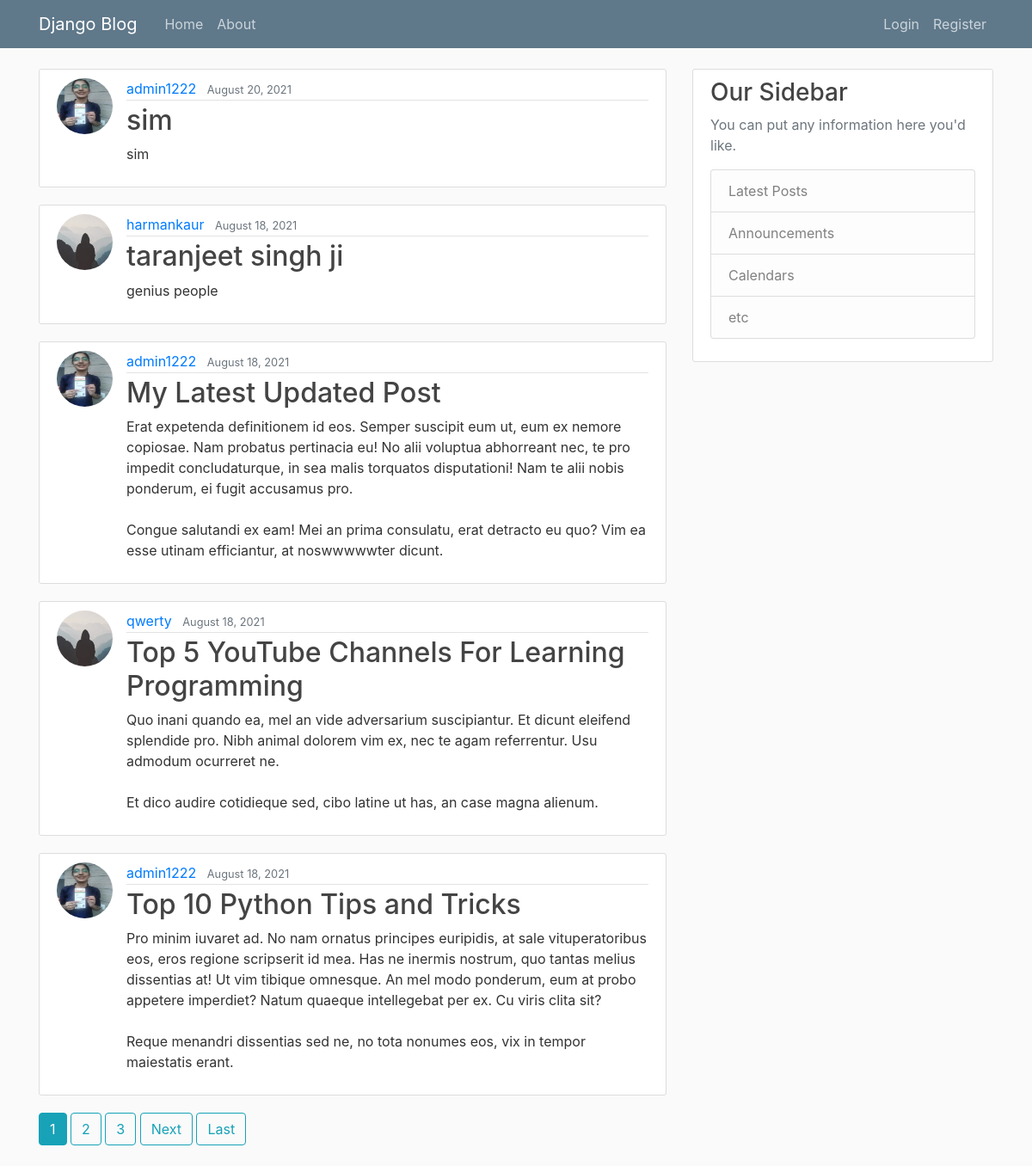
The page / on the database its author committed.
### blog/models.py (models this page shows, shortened)
class Post(models.Model):
    title = models.CharField(max_length=100)
    content = models.TextField()
    date_posted = models.DateTimeField(default=timezone.now)
    author = models.ForeignKey(User, on_delete=models.CASCADE)

### users/models.py (models this page shows, shortened)
class Profile(models.Model):
    user = models.OneToOneField(User, on_delete=models.CASCADE)
    image = models.ImageField(default='default.jpg', upload_to='profile_pics')

### blog/views.py (the view)
# urls.py: path('', PostListView.as_view(), name='blog-home'),
class PostListView(ListView):
    model = Post
    template_name = 'blog/home.html'  # <app>/<model>_<viewtype>.html
    context_object_name = 'posts'
    ordering = ['-date_posted']
    paginate_by = 5

### blog/templates/blog/home.html (shortened to what this page needs)
{% extends "blog/base.html" %}
{% block content %}
    {% for post in posts %}
        <article class="media content-section">
          <img class="rounded-circle article-img" src="{{ post.author.profile.image.url }}">
          <div class="media-body">
            <div class="article-metadata">
              <a class="mr-2" href="{% url 'user-posts' post.author.username %}">{{ post.author }}</a>
              <small class="text-muted">{{ post.date_posted|date:"F d, Y" }}</small>
            </div>
            <h2><a class="article-title" href="{% url 'post-detail' post.id %}">{{ post.title }}</a></h2>
            <p class="article-content">{{ post.content }}</p>
          </div>
        </article>
    {% endfor %}
    {% if is_paginated %}
      {% for num in page_obj.paginator.page_range %}
        {% if page_obj.number == num %}
          <a class="btn btn-info mb-4" href="?page={{ num }}">{{ num }}</a>
        {% elif num > page_obj.number|add:'-3' and num < page_obj.number|add:'3' %}
          <a class="btn btn-outline-info mb-4" href="?page={{ num }}">{{ num }}</a>
        {% endif %}
      {% endfor %}
      {% if page_obj.has_next %}
        <a class="btn btn-outline-info mb-4" href="?page={{ page_obj.next_page_number }}">Next</a>
        <a class="btn btn-outline-info mb-4" href="?page={{ page_obj.paginator.num_pages }}">Last</a>
      {% endif %}
    {% endif %}
{% endblock content %}

### blog/templates/blog/base.html (shortened to what this page needs)
{% load static %}
<!DOCTYPE html>
<html>
<head>
<link rel="stylesheet" href="https://maxcdn.bootstrapcdn.com/bootstrap/4.0.0/css/bootstrap.min.css">
<link rel="stylesheet" type="text/css" href="{% static 'blog/main.css' %}">
</head>
<body>
<header class="site-header">
  <nav class="navbar navbar-expand-md navbar-dark bg-steel fixed-top">
    <div class="container">
      <a class="navbar-brand mr-4" href="{% url 'blog-home' %}">Django Blog</a>
      <div class="collapse navbar-collapse" id="navbarToggle">
        <div class="navbar-nav mr-auto">
          <a class="nav-item nav-link" href="{% url 'blog-home' %}">Home</a>
          <a class="nav-item nav-link" href="{% url 'blog-about' %}">About</a>
        </div>
        <div class="navbar-nav">
          {% if user.is_authenticated %}
            <a class="nav-item nav-link" href="{% url 'post-create' %}">New Post</a>
            <a class="nav-item nav-link" href="{% url 'profile' %}">Profile</a>
            <a class="nav-item nav-link" href="{% url 'logout' %}">Logout</a>
          {% else %}
            <a class="nav-item nav-link" href="{% url 'login' %}">Login</a>
            <a class="nav-item nav-link" href="{% url 'register' %}">Register</a>
          {% endif %}
        </div>
      </div>
    </div>
  </nav>
</header>
<main role="main" class="container">
  <div class="row">
    <div class="col-md-8">
      {% block content %}{% endblock %}
    </div>
    <div class="col-md-4">
      <div class="content-section">
        <h3>Our Sidebar</h3>
        <p class='text-muted'>You can put any information here you'd like.
          <ul class="list-group">
            <li class="list-group-item list-group-item-light">Latest Posts</li>
            <li class="list-group-item list-group-item-light">Announcements</li>
            <li class="list-group-item list-group-item-light">Calendars</li>
            <li class="list-group-item list-group-item-light">etc</li>
          </ul>
        </p>
      </div>
    </div>
  </div>
</main>
</body>
</html>

### blog/static/blog/main.css (style rules this page uses)
body { background: #fafafa; color: #333333; margin-top: 5rem; }
h1, h2, h3, h4, h5, h6 { color: #444444; }
ul { margin: 0; }
.bg-steel { background-color: #5f788a; }
.site-header .navbar-nav .nav-link { color: #cbd5db; }
.content-section { background: #ffffff; padding: 10px 20px; border: 1px solid #dddddd; border-radius: 3px; margin-bottom: 20px; }
.article-title { color: #444444; }
.article-content { white-space: pre-line; }
.article-img { height: 65px; width: 65px; margin-right: 16px; }
.article-metadata { padding-bottom: 1px; margin-bottom: 4px; border-bottom: 1px solid #e3e3e3 }

### rows shown on the page
Post: author.profile.image (picture), author "admin1222", date_posted "August 20, 2021", title "sim", content "sim"
Post: author.profile.image (placeholder picture), author "harmankaur", date_posted "August 18, 2021", title "taranjeet singh ji", content "genius people"
Post: author.profile.image (picture), author "admin1222", date_posted "August 18, 2021", title "My Latest Updated Post", content "Erat expetenda definitionem id eos. Semper suscipit eum ut, eum ex nemore copiosae. Nam probatus pertinacia eu! No alii voluptua abhorreant nec, te pro impedit concludaturque, in sea malis torquatos disputationi! Nam te alii nobis ponderum, ei fugit accusamus pro. Congue salutandi ex eam! Mei an prima consulatu, erat detracto eu quo? Vim ea esse utinam efficiantur, at noswwwwwter dicunt."
Post: author.profile.image (placeholder picture), author "qwerty", date_posted "August 18, 2021", title "Top 5 YouTube Channels For Learning Programming", content "Quo inani quando ea, mel an vide adversarium suscipiantur. Et dicunt eleifend splendide pro. Nibh animal dolorem vim ex, nec te agam referrentur. Usu admodum ocurreret ne. Et dico audire cotidieque sed, cibo latine ut has, an case magna alienum."
Post: author.profile.image (picture), author "admin1222", date_posted "August 18, 2021", title "Top 10 Python Tips and Tricks", content "Pro minim iuvaret ad. No nam ornatus principes euripidis, at sale vituperatoribus eos, eros regione scripserit id mea. Has ne inermis nostrum, quo tantas melius dissentias at! Ut vim tibique omnesque. An mel modo ponderum, eum at probo appetere imperdiet? Natum quaeque intellegebat per ex. Cu viris clita sit? Reque menandri dissentias sed ne, no tota nonumes eos, vix in tempor maiestatis erant."

### other values the page prints
{{ num }} "1"
{{ num }} "2" "3"
